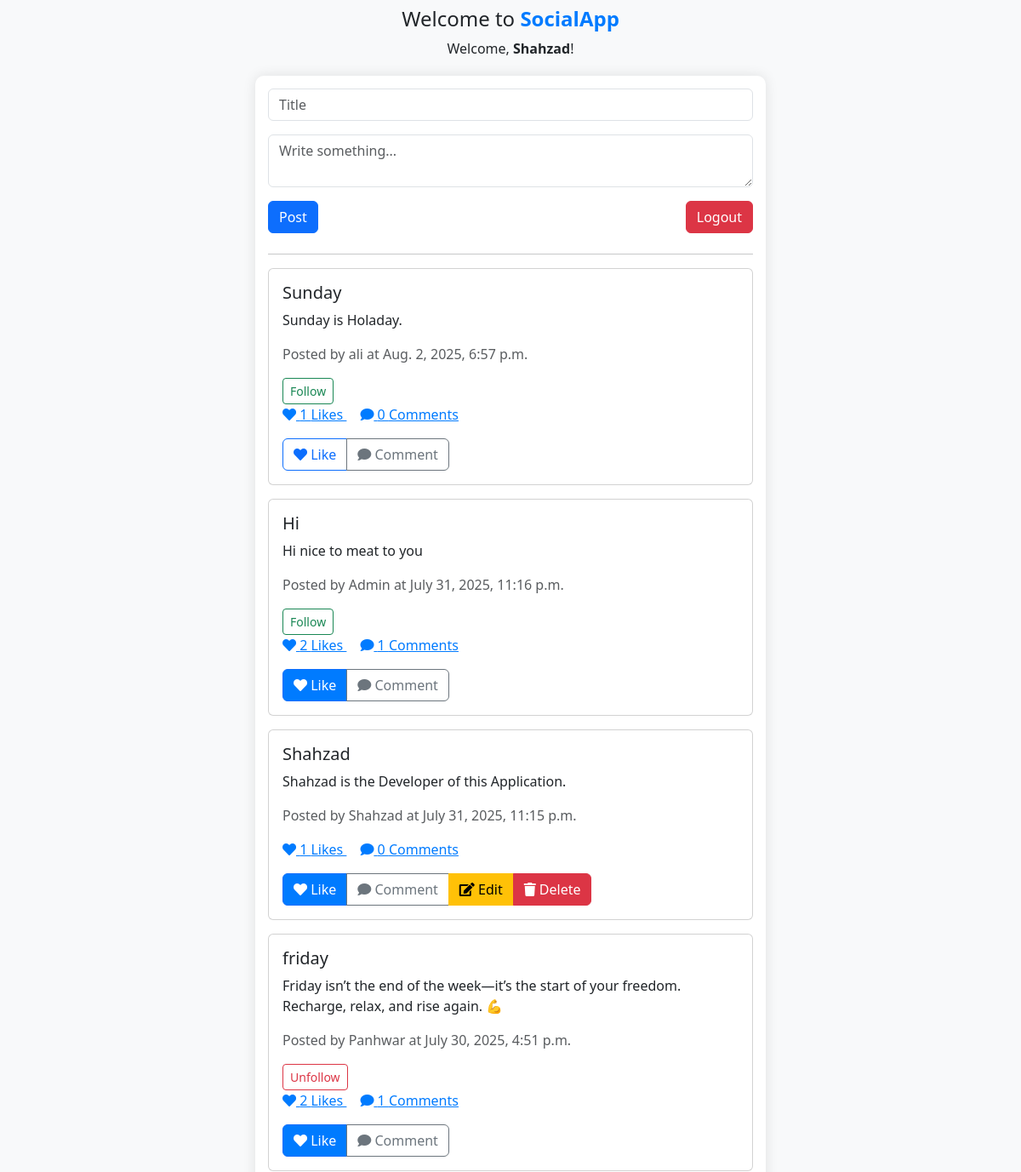
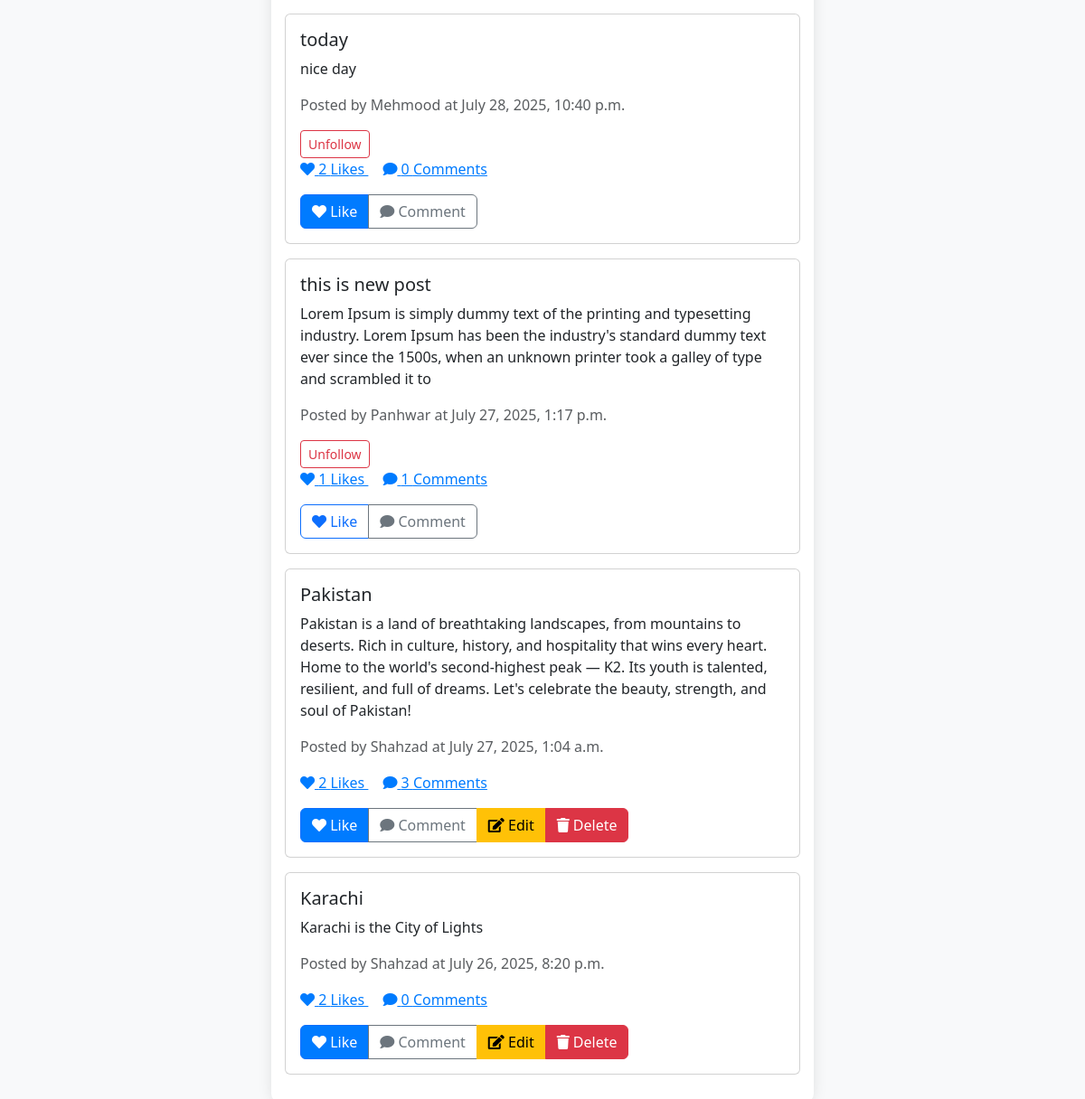
Screenshot of / (signed in) with the database file from the repository (2 pictures, top to bottom).
### core/models.py (models this page shows)
class Post(models.Model):
    user = models.ForeignKey(User, on_delete=models.CASCADE)
    title = models.CharField(max_length=200)
    content = models.TextField()
    created_at = models.DateTimeField(auto_now_add=True)

### core/views.py (the view, shortened to what this page needs)
# urls.py: path('', views.home, name='home'),
@login_required
def home(request):
    posts = Post.objects.all().order_by('-created_at')
    liked_posts = set()
    following_users =[]
    if request.user.is_authenticated:
        liked_posts = set(Like.objects.filter(user=request.user).values_list('post_id', flat=True))
        following_users = Follow.objects.filter(follower=request.user).values_list('following__username', flat=True)
    return render(request, 'home.html', {
        'posts': posts,
        'liked_posts': liked_posts,
        'following_users': following_users
    })

### templates/home.html (shortened to what this page needs)
<!DOCTYPE html>
<html lang="en">
<head>
  <link href="https://cdn.jsdelivr.net/npm/bootstrap@5.3.0/dist/css/bootstrap.min.css" rel="stylesheet">
</head>
<body>
<div class="text-center mt-2">
  <h4><span>Welcome to </span><strong style="color: #007bff;">SocialApp</strong></h4>
  {% if user.is_authenticated %}
    <p class="text-center mt-1 mb-2">Welcome, <strong>{{ user.username }}</strong>!</p>
  {% endif %}
</div>
<div class="centered-box">
  {% if not user.is_authenticated %}
    {% if error %}
      <div class="alert alert-danger">{{ error }}</div>
    {% endif %}
    <div id="loginForm" class="form-section active">
      <h6 class="text-center mb-2"><strong>Login</strong></h6>
      <form method="POST" action="{% url 'login' %}">
        {% csrf_token %}
        <div class="mb-1">
          <input type="text" name="username" class="form-control" placeholder="Username" required>
        </div>
        <div class="mb-1">
          <input type="password" name="password" class="form-control" placeholder="Password" required>
        </div>
        <button type="submit" class="btn btn-primary w-100 mb-1">Login</button>
        <button type="button" class="btn btn-link w-100" onclick="showSignup()">Don't have an account? Signup</button>
      </form>
    </div>
    <div id="signupForm" class="form-section">
      <h6 class="text-center mb-2"><strong>Signup</strong></h6>
      <form method="POST" action="{% url 'signup' %}">
        {% csrf_token %}
        <div class="mb-1">
          <input type="text" name="username" class="form-control" placeholder="Username" required>
        </div>
        <div class="mb-1">
          <input type="email" name="email" class="form-control" placeholder="Email" required>
        </div>
        <div class="mb-1">
          <input type="password" name="password" class="form-control" placeholder="Password" required>
        </div>
        <button type="submit" class="btn btn-success w-100 mb-1">Signup</button>
        <button type="button" class="btn btn-link w-100" onclick="showLogin()">Already have an account? Login</button>
      </form>
    </div>
  {% else %}
    <form method="POST" class="mb-4">
      <div class="mb-3">
        <input type="text" name="title" class="form-control" placeholder="Title" required>
      </div>
      <div class="mb-3">
        <textarea name="content" class="form-control" placeholder="Write something..." required></textarea>
      </div>
      <button type="submit" class="btn btn-primary">Post</button>
      <a href="{% url 'logout' %}" class="btn btn-danger float-end">Logout</a>
    </form>
    <hr>
    {% for post in posts %}
      <div class="card mb-3">
        <div class="card-body">
          <h5 class="card-title">{{ post.title }}</h5>
          <p class="card-text">{{ post.content }}</p>
          <p class="text-muted">Posted by {{ post.user.username }} at {{ post.created_at }}</p>
          {% if user != post.user %}
          {% if post.user.username in following_users %}
          <a href="{% url 'follow_user' post.user.username %}" class="btn btn-sm btn-outline-danger">Unfollow</a>
          {% else %}
          <a href="{% url 'follow_user' post.user.username %}" class="btn btn-sm btn-outline-success">Follow</a>
          {% endif %}
          {% endif %}
          <div class="mb-3">
            <span class="count-badge me-3" onclick="toggleLikesDetails({{ post.id }})">
              <i class="fas fa-heart"></i> {{ post.likes.count }} Likes
            </span>
            <span class="count-badge" onclick="toggleComments({{ post.id }})">
              <i class="fas fa-comment"></i> {{ post.comments.count }} Comments
            </span>
          </div>
          <div class="btn-group" role="group">
            <button type="button" class="btn btn-outline-primary like-button {% if post.id in liked_posts %}liked{% endif %}"
                    onclick="toggleLike({{ post.id }}, this)">
              <i class="fas fa-heart"></i> Like
            </button>
            <button type="button" class="btn btn-outline-secondary" onclick="toggleComments({{ post.id }})">
              <i class="fas fa-comment"></i> Comment
            </button>
          {% if user == post.user %}
              <a href="{% url 'edit_post' post.id %}" class="btn btn-warning">
                <i class="fas fa-edit"></i> Edit
              </a>
              <a href="{% url 'delete_post' post.id %}" class="btn btn-danger" onclick="return confirm('Are you sure?')">
                <i class="fas fa-trash"></i> Delete
              </a>
          {% endif %}
          </div>
        </div>
      </div>
    {% endfor %}
  {% endif %}
</div>
<link rel="stylesheet" href="https://cdnjs.cloudflare.com/ajax/libs/font-awesome/5.15.4/css/all.min.css">
</body>
</html>

### templates/home.html (style rules this page uses)
body { background-color: #f8f9fa; }
.centered-box { max-width: 600px; margin: 20px auto; padding: 15px; background: white; border-radius: 10px; box-shadow: 0 0 15px rgba(0, 0, 0, 0.1); }
.like-button.liked { background-color: #007bff !important; color: white !important; }
.count-badge { cursor: pointer; color: #007bff; text-decoration: underline; }

### rows the page displays
Post: title "Sunday", content "Sunday is Holaday.", user.username "ali", created_at "Aug. 2, 2025, 6:57 p.m.", shows "Follow", likes.count "1", comments.count "0"
Post: title "Hi", content "Hi nice to meat to you", user.username "Admin", created_at "July 31, 2025, 11:16 p.m.", shows "Follow", likes.count "2", comments.count "1"
Post: title "Shahzad", content "Shahzad is the Developer of this Application.", user.username "Shahzad", created_at "July 31, 2025, 11:15 p.m.", likes.count "1", comments.count "0", shows "Edit"
Post: title "friday", content "Friday isn’t the end of the week—it’s the start of your freedom. Recharge, relax, and rise again. 💪", user.username "Panhwar", created_at "July 30, 2025, 4:51 p.m.", shows "Unfollow", likes.count "2", comments.count "1"
Post: title "today", content "nice day", user.username "Mehmood", created_at "July 28, 2025, 10:40 p.m.", shows "Unfollow", likes.count "2", comments.count "0"
Post: title "this is new post", content "Lorem Ipsum is simply dummy text of the printing and typesetting industry. Lorem Ipsum has been the industry's standard dummy text ever since the 1500s, when an unknown printer took a galley of type and scrambled it to", user.username "Panhwar", created_at "July 27, 2025, 1:17 p.m.", shows "Unfollow", likes.count "1", comments.count "1"
Post: title "Pakistan", content "Pakistan is a land of breathtaking landscapes, from mountains to deserts. Rich in culture, history, and hospitality that wins every heart. Home to the world's second-highest peak — K2. Its youth is talented, resilient, and full of dreams. Let's celebrate the beauty, strength, and soul of Pakistan!", user.username "Shahzad", created_at "July 27, 2025, 1:04 a.m.", likes.count "2", comments.count "3", shows "Edit"
Post: title "Karachi", content "Karachi is the City of Lights", user.username "Shahzad", created_at "July 26, 2025, 8:20 p.m.", likes.count "2", comments.count "0", shows "Edit"

### other values shown
{{ user.username }} "Shahzad"
